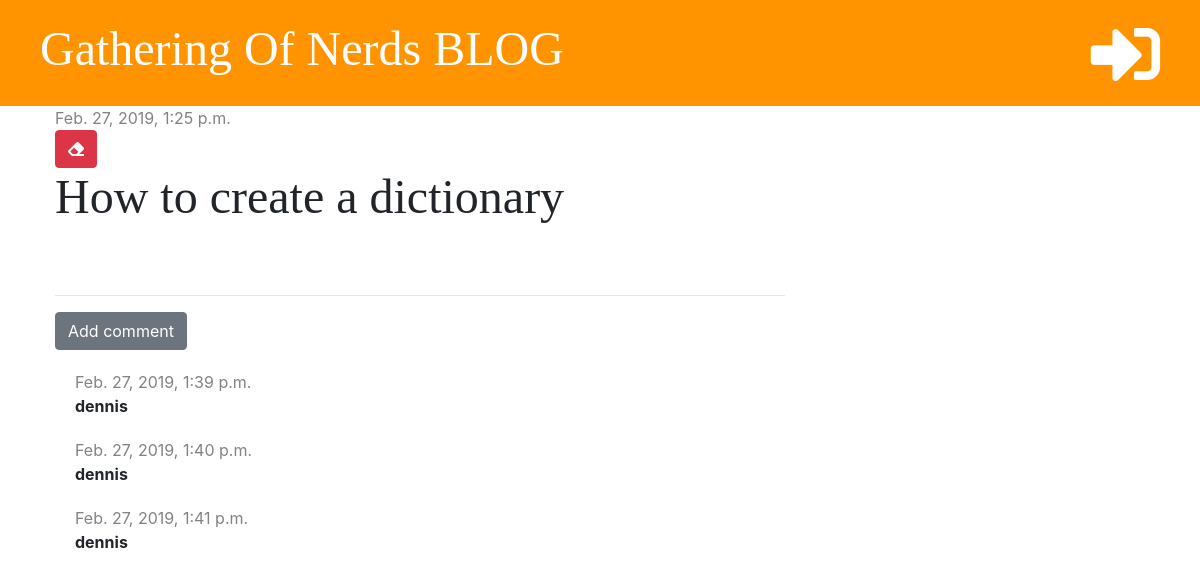
The page /post/19/ on the database its author committed.
### blog/models.py (models this page shows, shortened)
class Post(models.Model):
    author = models.ForeignKey('auth.User', on_delete=models.CASCADE)
    title = models.CharField(max_length=200)
    text = models.TextField()
    created_date = models.DateTimeField(default=timezone.now)
    published_date = models.DateTimeField(blank=True, null=True)

class Comment(models.Model):
    post = models.ForeignKey('blog.Post', on_delete=models.CASCADE, related_name='comments')
    author = models.CharField(max_length=200)
    text =models.TextField()
    created_date = models.DateTimeField(default=timezone.now)
    approved = models.BooleanField(default=False)

### blog/views.py (the view)
# urls.py: path('post/<int:pk>/', views.post_detail, name='post_detail'),
def post_detail(request, pk):
    post = get_object_or_404(Post, pk=pk)
    stuff_for_frontend = {'post': post}
    return render(request, 'blog/post_detail.html', stuff_for_frontend)

### blog/templatetags/markdownify.py (called while the page is built)
@register.filter
def markdown(value):
    renderer = HighlightRenderer()
    markdown = mistune.Markdown(renderer=renderer)
    return markdown(value)

### blog/templates/blog/post_detail.html (shortened to what this page needs)
{% extends 'blog/base.html' %}
{% load markdownify %}
{% block content %}
    <div class="post">
        {% if post.published_date %}
            <div class="date">
                {{ post.published_date }}
            </div>
            {% else %}
            <a href="{% url 'post_publish' pk=post.pk %} " class="btn btn-primary">Publish</a>
        {% endif %}
        <a href="{% url 'post_delete' pk=post.pk %}" class="btn btn-danger"
            onclick="return confirm('Are you sure you want to delete this post?')">
            <i class="fas fa-eraser"></i>
        </a>
        <h1>{{ post.title }}</h1>
    </div>
    <hr>
    <a href="{% url 'add_comment_to_post' pk=post.pk %}" class="btn btn-secondary">Add comment</a>
    {% for comment in post.comments.all %}
        {% if user.is_authenticated or comment.approved %}
            <div class="comment">
                <div class="date">
                    {{ comment.created_date }}
                </div>
                <strong>{{ comment.author }}</strong>
            </div>
        {% endif %}
    {% empty %}
        <p>No comments yet...</p>
    {% endfor %}
{% endblock %}

### blog/static/css/blog.css (style rules this page uses)
h1, h2, h3, h4 { font-family: 'Tangerine', 'Inconsolata', 'Droid Sans', serif; font-size: 48px; }
.date { color: #828282; }
.post { margin-bottom: 70px; }
.comment { margin: 20px 0px 20px 20px; }

### rows shown on the page
Post: published_date "Feb. 27, 2019, 1:25 p.m.", title "How to create a dictionary"
Comment: created_date "Feb. 27, 2019, 1:39 p.m.", author "dennis"
Comment: created_date "Feb. 27, 2019, 1:40 p.m.", author "dennis"
Comment: created_date "Feb. 27, 2019, 1:41 p.m.", author "dennis"
